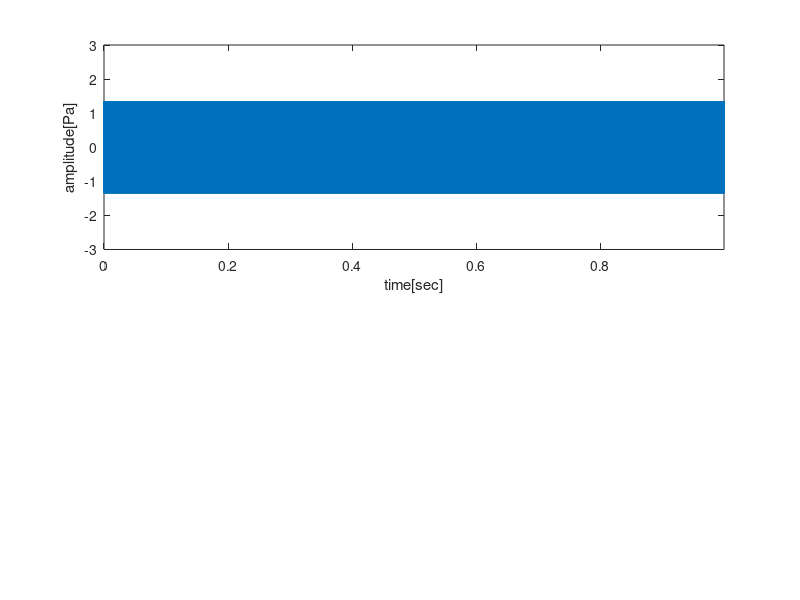

The MATLAB script that drew this image: (Note: this script raises an error after producing the figure.)
%% start

%% clear
clc;
clear;

%% constant
df = 1;
freq = 10e3;

for datal = [ 5e4 7e4 9e4 11e4 13e4 ]

  %% get T and fs
  T = 1/df;
  fs = df * datal;

  %% signal
  t = 0 : 1/fs : T - 1/fs;
  y = transpose( sqrt(2) .* sin(2 * pi * freq * t) );
  % y = wgn(length(t),1,-10);

  %% plot
  figure('position', [0, 0, 500*sqrt(2), 500]);

  strtitle = sprintf('Fourier Transform change ( data length = %d [points] )', datal );

  subplot(2,1,1);
  plot(t,y);
  ylabel( 'amplitude[Pa]' );
  xlabel( 'time[sec]' );
  xlim([ t(1) t(end) ]);
  ylim([-3 3]);
  ax = gca;
  ax.FontSize = 17;

  subplot(2,1,2);
  r = 'ps';

  if isequal( r,'ps' )
    [f,p] = fps(y,fs);
    pltdb(f,p,'ps',[0 0.4470 0.7410]);
  elseif isequal( r,'psd' )
    [f,p] = fpsd(y,fs);
    pltdb(f,p,'psd',[0 0.4470 0.7410]);
  end

  sgtitle( strtitle , 'FontSize' , 17 );

  str_df = [ 'df ='  num2str(df) '[Hz]' ];
  str_fs = [ 'fs ='  num2str(fs/1e3) '[kHz]' ];
  str_datal = [ 'datal ='  num2str(datal) '[points]' ];
  str_T = [ 'T ='  num2str(T) '[sec]' ];
  str_ini = [ str_df ' , ' str_fs ' , ' str_datal ' , ' str_T ];

  if isequal( r,'ps' )
    fprintf( [ str_ini ' , ' 'signal = ' num2str(round(max(10*log10(p/(20e-6^2))),2)) '[dB spl] ' ' , ' 'noise mean = ' num2str(round(10*log10(mean(p)/20e-6),2)) '[dB spl] ' ' , ' 'RMS = ' num2str(rms(y).^2) ' , ' 'sum = ' num2str(sum(p)) '\n' ] );
  elseif isequal( r,'psd' )
    fprintf( [ str_ini ' , ' 'signal = ' num2str(round(max(10*log10(p)),2)) '[dB/Hz] ' ' , ' 'noise mean = ' num2str(round(10*log10(mean(p)),2)) '[dB/Hz] ' ' , ' 'RMS = ' num2str(rms(y).^2) ' , ' 'sum = ' num2str(sum(df*p)) '\n' ] );
  end

end

close all;
%% end
